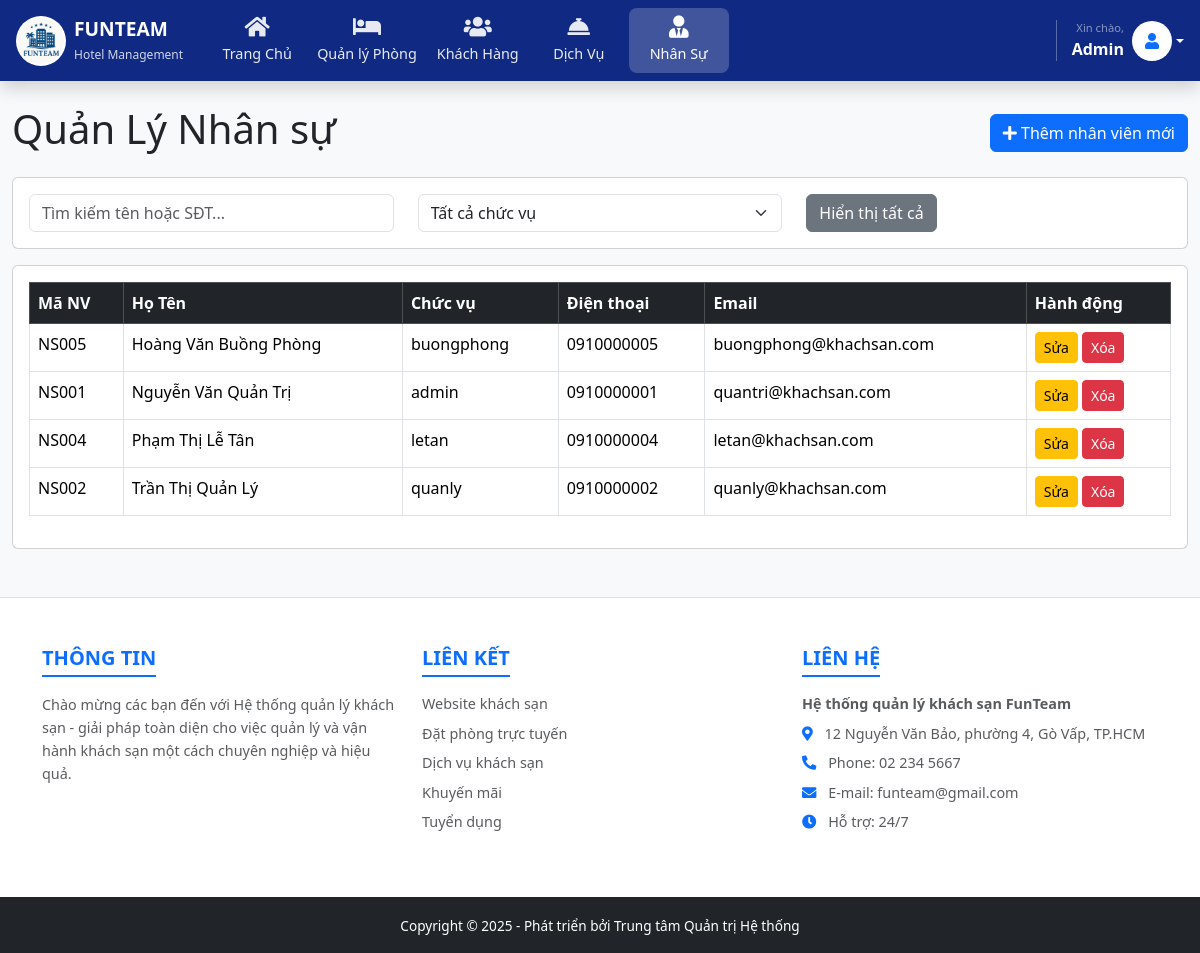
The app's page /FunTeam_CK/hotel_management/dashboard.php?page=nhanvien (signed in) with its own data.
### tables this page shows
CREATE TABLE `nhansu` (
  `maNS` varchar(20) NOT NULL,
  `idUser` int(11) default NULL,
  `hoTen` varchar(100) default NULL,
  `gioiTinh` varchar(10) default NULL,
  `soDienThoai` varchar(20) default NULL,
  `ngayVaoLam` date default NULL,
  PRIMARY KEY  (`maNS`),
  KEY `idUser` (`idUser`)
);

CREATE TABLE `taikhoan` (
  `idUser` int(11) NOT NULL auto_increment,
  `email` varchar(100) NOT NULL,
  `matKhau` varchar(255) NOT NULL,
  `loaiTaiKhoan` enum('KhachHang','Doan','NhanVien','Admin') NOT NULL default 'KhachHang',
  `idThamChieu` int(11) default NULL,
  `vaiTro` varchar(50) default NULL,
  `trangThai` varchar(50) default 'HoatDong',
  `ngayTao` date default NULL,
  PRIMARY KEY  (`idUser`),
  UNIQUE KEY `email` (`email`)
);

### FunTeam_CK/hotel_management/controller/nhanvienController.php (called while the page is built, shortened)
<?php
require_once dirname(__FILE__) . '/../model/NhanVienModel.php';
$nhanVienModel = new NhanVienModel();
$dsNhanVien = $nhanVienModel->getDanhSachNV();
include dirname(__FILE__) . '/../view/quanlynhanvien.php';
?>

### FunTeam_CK/hotel_management/model/NhanVienModel.php (called while the page is built, shortened)
<?php
require_once dirname(__FILE__) . '/../config/database.php';
class NhanVienModel {
    private $conn;
    public function __construct() {
        $database = new Database();
        $this->conn = $database->getConnection();
    }
    public function getDanhSachNV() {
        $sql = "SELECT n.maNS AS MaNV, n.hoTen AS HoTen, t.vaiTro AS ChucVu, n.soDienThoai AS DienThoai, t.email AS Email
                FROM nhansu n
                LEFT JOIN taikhoan t ON t.idUser = n.idUser
                ORDER BY n.hoTen";
        $stmt = $this->conn->query($sql);
        return $stmt->fetchAll(PDO::FETCH_ASSOC);
    }
}
?>

### FunTeam_CK/hotel_management/config/database.php (called while the page is built, shortened)
<?php
class Database {
    private $host = "localhost";
    private $db_name = "quanlykhachsan";
    private $username = "root";
    private $password = "";
    public function getConnection() {
        $this->conn = null;
        try {
            $dsn = "mysql:host={$this->host};dbname={$this->db_name};charset=utf8mb4";
            $options = array(
                PDO::ATTR_ERRMODE => PDO::ERRMODE_EXCEPTION,
                PDO::ATTR_DEFAULT_FETCH_MODE => PDO::FETCH_ASSOC,
                PDO::ATTR_EMULATE_PREPARES => false,
                PDO::MYSQL_ATTR_INIT_COMMAND => "SET NAMES 'utf8mb4'"
            );
            $this->conn = new PDO($dsn, $this->username, $this->password, $options);
        } catch(PDOException $e) {
            if (strpos($e->getMessage(), 'Unknown character set') !== false || strpos($e->getMessage(), "SQLSTATE[42000]") !== false) {
                try {
                    $dsn = "mysql:host={$this->host};dbname={$this->db_name};charset=utf8";
                    $options[PDO::MYSQL_ATTR_INIT_COMMAND] = "SET NAMES 'utf8'";
                    $this->conn = new PDO($dsn, $this->username, $this->password, $options);
                } catch(PDOException $ex) {
                    echo "Kết nối thất bại: " . $ex->getMessage();
                    exit;
                }
            } else {
                echo "Kết nối thất bại: " . $e->getMessage();
                exit;
            }
        }
        return $this->conn;
    }
}
?>

### FunTeam_CK/hotel_management/view/quanlynhanvien.php (the view, shortened to what this page needs)
<div class="d-flex justify-content-between align-items-center mb-3">
    <h1>Quản Lý Nhân sự</h1>
    <button class="btn btn-primary" data-bs-toggle="modal" data-bs-target="#nhanVienModal" id="btnThemNhanVien">
        <i class="fas fa-plus"></i> Thêm nhân viên mới
    </button>
</div>
<div class="card mb-3">
    <div class="card-body">
        <form id="formFilterNV" onsubmit="return false;">
            <div class="row">
                <div class="col-md-4">
                    <input type="text" id="searchKeywordNV" class="form-control" placeholder="Tìm kiếm tên hoặc SĐT...">
                </div>
                <div class="col-md-4">
                    <select id="filterChucVu" class="form-select">
                        <option value="">Tất cả chức vụ</option>
                    </select>
                </div>
                <div class="col-md-4">
                    <button type="button" class="btn btn-secondary" id="btnResetFilterNV">
                        Hiển thị tất cả
                    </button>
                </div>
            </div>
        </form>
    </div>
</div>
<div class="card">
    <div class="card-body table-responsive">
        <table class="table table-bordered table-hover" id="tableNhanVien">
            <thead class="table-dark">
                <tr>
                    <th>Mã NV</th>
                    <th>Họ Tên</th>
                    <th>Chức vụ</th>
                    <th>Điện thoại</th>
                    <th>Email</th>
                    <th>Hành động</th>
                </tr>
            </thead>
            <tbody>
                <?php if (!empty($dsNhanVien)): ?>
                    <?php foreach($dsNhanVien as $nv): ?>
                    <tr>
                        <td><?php echo $nv['MaNV']; ?></td>
                        <td><?php echo $nv['HoTen']; ?></td>
                        <td><?php echo $nv['ChucVu']; ?></td>
                        <td><?php echo $nv['DienThoai']; ?></td>
                        <td><?php echo $nv['Email']; ?></td>
                        <td>
                            <button class="btn btn-warning btn-sm btn-sua-nv"
                                    data-bs-toggle="modal" data-bs-target="#nhanVienModal"
                                    data-manv="<?php echo $nv['MaNV']; ?>"
                                    data-hoten="<?php echo $nv['HoTen']; ?>"
                                    data-chucvu="<?php echo $nv['ChucVu']; ?>"
                                    data-dienthoai="<?php echo $nv['DienThoai']; ?>"
                                    data-email="<?php echo $nv['Email']; ?>">
                                Sửa
                            </button>
                            <button class="btn btn-danger btn-sm btn-xoa-nv"
                                    data-manv="<?php echo $nv['MaNV']; ?>">
                                Xóa
                            </button>
                        </td>
                    </tr>
                    <?php endforeach; ?>
                <?php else: ?>
                    <tr>
                        <td colspan="6" class="text-center">Chưa có dữ liệu nhân viên.</td>
                    </tr>
                <?php endif; ?>
            </tbody>
        </table>
    </div>
</div>

### records on screen
nhansu: maNS "NS005", hoTen "Hoàng Văn Buồng Phòng", idUser.vaiTro "buongphong", soDienThoai "0910000005", idUser.email "buongphong@khachsan.com"
nhansu: maNS "NS001", hoTen "Nguyễn Văn Quản Trị", idUser.vaiTro "admin", soDienThoai "0910000001", idUser.email "quantri@khachsan.com"
nhansu: maNS "NS004", hoTen "Phạm Thị Lễ Tân", idUser.vaiTro "letan", soDienThoai "0910000004", idUser.email "letan@khachsan.com"
nhansu: maNS "NS002", hoTen "Trần Thị Quản Lý", idUser.vaiTro "quanly", soDienThoai "0910000002", idUser.email "quanly@khachsan.com"
